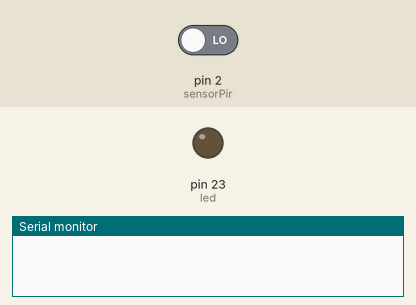
This sketch was run on a simulated Arduino Mega 2560, built with avr-gcc and run on an emulated ATmega2560. Shown: output pins drawn as LEDs (lit = HIGH), the last lines printed to the serial monitor. The inputs (shaded band) are chosen by the test bench; at power-on: pin 2 (sensorPir) LOW.

Above: at 1.8 s.
1.9 s: pin 2 (sensorPir) driven HIGH
4.0 s: pin 2 (sensorPir) driven LOW
At 5.8 s:
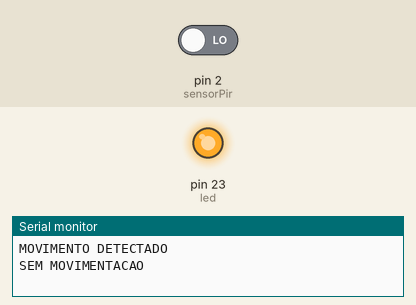
Timing chart, 0 to 7.3 s (numbered marks = the images above; inputs shaded):
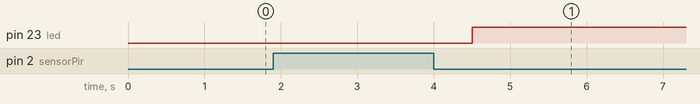

The sketch:

sensorPIR.ino
```cpp
const int sensorPir = 2;
int led = 23;

int StatePirPrevious = LOW; //estados anterior do sensor pir
int StatePir = LOW; // estado atual do sensor

void setup() {
 Serial.begin(115200);
 pinMode(sensorPir, INPUT); //define se a porta é entrada ou saida
 pinMode(led, OUTPUT);

}

void loop() {
  StatePirPrevious = StatePir; // passa o estado de leitura atual para o passado
  StatePir = digitalRead(sensorPir); // realiza a leitura do sensor
  delay(500);

  if (StatePirPrevious == LOW && StatePir == HIGH) { //se estado do pir anterior for low e o novo for high tem movimento
    Serial.println ("MOVIMENTO DETECTADO");
    digitalWrite(led, LOW);
    }
  else if (StatePirPrevious == HIGH && StatePir == LOW){//Se o estado novo do pir for LOW Nao tem mais movimento
    Serial.println("SEM MOVIMENTACAO");
    digitalWrite(led, HIGH);
   }

}
```

Measured:
- after the input at 4.0 s, pin 23 (led): LOW → HIGH after 0.50 s
